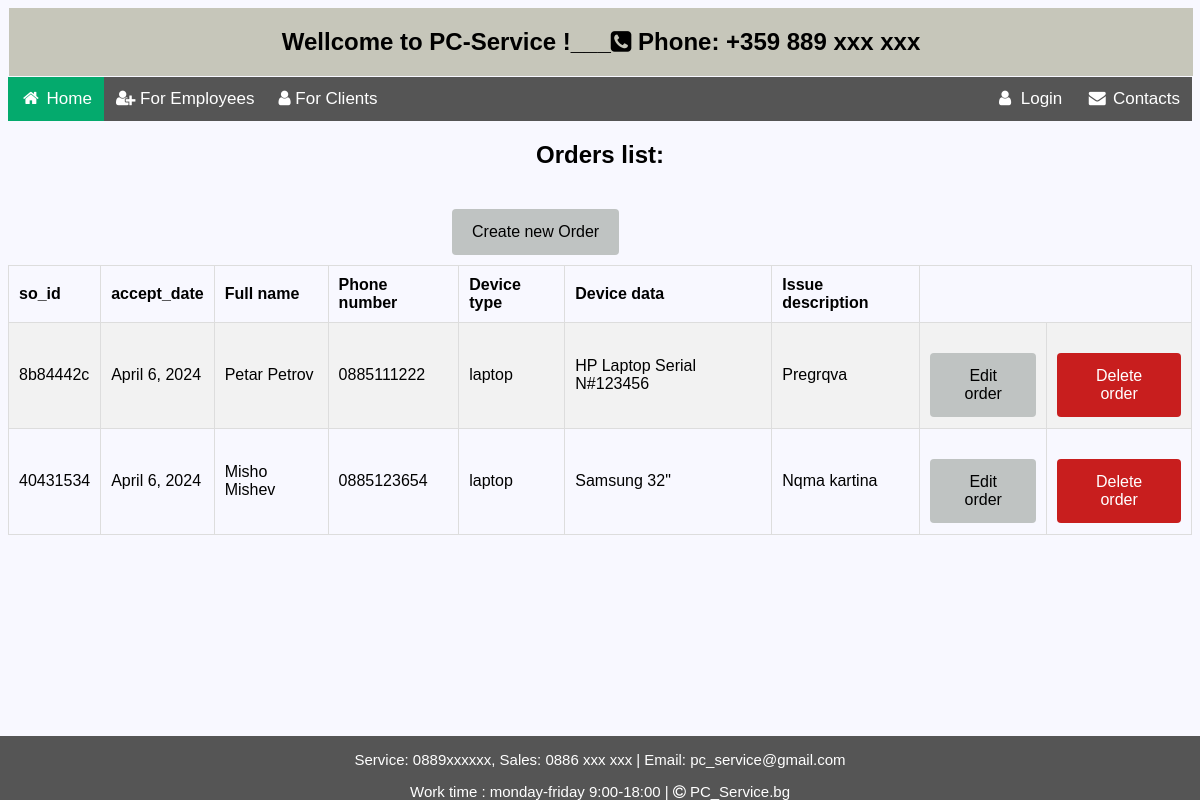
/reception/orders-list/, run on an earlier commit of the app's database.
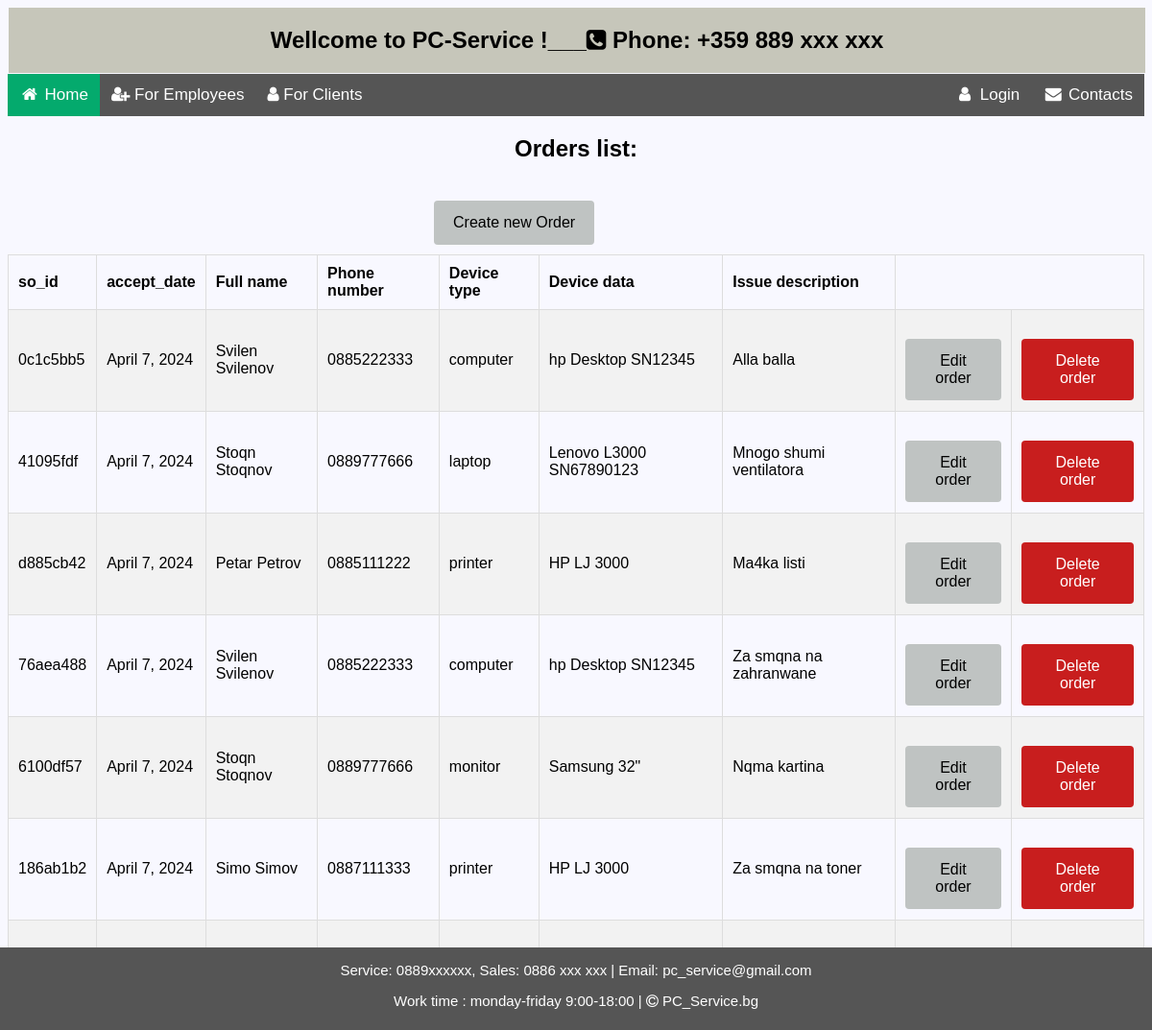
And on a later commit of the database.
### sm_system/reception/models.py (models this page shows, shortened)
class ServiceOrder(models.Model):
    ORDER_STATUS = (
        ('open', 'Open'),
        ('in_progress', 'In progress'),
        ('completed', 'Completed'),
        ('closed', 'Closed')
    )
    DEVICE_TYPE = (
        ('computer', 'Computer'),
        ('laptop', 'Laptop'),
        ('monitor', 'Monitor'),
        ('printer', 'Printer')
    )
    SK_MAX_LEN = 20
    DEVICE_TYPE_MAX_LEN = 20
    DEVICE_DATA_MAX_LEN = 200
    PRICE_MAX_LENGTH = 10
    ISSUE_MAX_LEN = 300
    RESOLUTION_MAX_LEN = 300
    STATUS_MAX_LEN = 20
    so_id = models.CharField(
        max_length=SK_MAX_LEN,
        unique=True,
        default=generate_unique_id,
        editable=False,
    )
    accept_date = models.DateField(
        blank=False,
        null=False,
        default=date.today,
    )
    close_date = models.DateField(
        blank=True,
        null=True,
        default=date.today
    )
    client = models.ForeignKey(Client, on_delete=models.DO_NOTHING, null=False, blank=False, default=last_client())
    technician = models.ForeignKey(SmsUser, on_delete=models.DO_NOTHING, null=True, blank=True)
    device_type = models.CharField(
        max_length=DEVICE_TYPE_MAX_LEN,
        choices=DEVICE_TYPE,
        null=False,
        blank=False,
    )
    device_data = models.CharField(
        max_length=DEVICE_DATA_MAX_LEN,
        null=False,
        blank=False,
    )
    issue_description = models.TextField(
        max_length=ISSUE_MAX_LEN,
    )
    status = models.CharField(
        max_length=STATUS_MAX_LEN,
        choices=ORDER_STATUS,
        default='Open',
    )
    class Meta:
        ordering = ('-pk',)

### sm_system/clients/models.py (models this page shows)
class Client(models.Model):
    use_in_migration = True
    FIRST_NAME_MIN_LEN = 2
    FIRST_NAME_MAX_LEN = 30
    LAST_NAME_MIN_LEN = 2
    LAST_NAME_MAX_LEN = 30
    PHONE_MAX_LENGTH = 12
    PHONE_MIN_LENGTH = 9
    email = models.EmailField(
        unique=True,
        validators={validators.EmailValidator},
        blank=True,
        null=True
    )
    first_name = models.CharField(
        max_length=FIRST_NAME_MAX_LEN,
        validators=(
            validators.MinLengthValidator(FIRST_NAME_MIN_LEN),
            is_letter_validator,
            first_char_capital_validator,
        ),
        blank=False,
        null=False,
    )
    last_name = models.CharField(
        max_length=LAST_NAME_MAX_LEN,
        validators=(
            validators.MinLengthValidator(LAST_NAME_MIN_LEN),
            is_letter_validator,
            first_char_capital_validator,
        ),
        blank=False,
        null=False,
    )
    phone_number = models.CharField(
        max_length=PHONE_MAX_LENGTH,
        validators=(
            validators.MinLengthValidator(PHONE_MIN_LENGTH),
            phone_validator,
        ),
        blank=False,
        null=False,
    )
    def __str__(self):
        return f'{self.first_name} {self.last_name}'
    class Meta:
        ordering = ('-pk',)

### sm_system/reception/views.py (the view)
# urls.py: path('orders-list/', OrdersListView.as_view(), name='orders_list'),
class OrdersListView(ListView):
    model = ServiceOrder
    template_name = 'reception/orders_list.html'
    def get_queryset(self):
        return super().get_queryset()

### templates/reception/orders_list.html
{% extends 'home_page.html' %}
{% load static %}
{% block content %}
<div class="info div "  >
    <h2 class="headers"> Orders list:</h2>
    <div class="center">
        <a href="{% url 'create_order'%}" class="button ">Create new Order</a>
    </div>
    <table class="table" style="width: 100%">
        <tr >
            <th>so_id</th>
            <th>accept_date</th>
            <th>Full name</th>
            <th>Phone number</th>
            <th>Device type</th>
            <th>Device data</th>
            <th>Issue description</th>
        </tr>
        {% for order in object_list %}
        <tr>
            <td>{{ order.so_id }}</td>
            <td>{{ order.accept_date }}</td>
            <td>{{ order.client }}</td>
            <td>{{ order.client.phone_number }}</td>
            <td>{{ order.device_type }}</td>
            <td>{{ order.device_data }}</td>
            <td>{{ order.issue_description }}</td>
            <td><a class="edit-button" href="{% url 'edit_order' pk=order.pk %}" >Edit order</a></td>
            <td><a class="edit-button" style="background-color: #c81e1e; color:white" href="{% url 'delete_order' pk=order.pk %}" >Delete order</a></td>
        </tr>
        {% empty %}
            <h2 class="center" >No records in Orders!</h2>
        {% endfor %}
    </table>
</div>
{% endblock %}

What changed in the data, as far as the page shows it:
removed ServiceOrder: so_id "8b84442c", accept_date "April 6, 2024", client "Petar Petrov", client.phone_number "0885111222", device_type "laptop", device_data "HP Laptop Serial N#123456", issue_description "Pregrqva"
removed ServiceOrder: so_id "40431534", accept_date "April 6, 2024", client "Misho Mishev", client.phone_number "0885123654", device_type "laptop", device_data "Samsung 32\"", issue_description "Nqma kartina"
added ServiceOrder: so_id "0c1c5bb5", accept_date "April 7, 2024", client "Svilen Svilenov", client.phone_number "0885222333", device_type "computer", device_data "hp Desktop SN12345", issue_description "Alla balla"
added ServiceOrder: so_id "41095fdf", accept_date "April 7, 2024", client "Stoqn Stoqnov", client.phone_number "0889777666", device_type "laptop", device_data "Lenovo L3000 SN67890123", issue_description "Mnogo shumi ventilatora"
added ServiceOrder: so_id "d885cb42", accept_date "April 7, 2024", client "Petar Petrov", client.phone_number "0885111222", device_type "printer", device_data "HP LJ 3000", issue_description "Ma4ka listi"
added ServiceOrder: so_id "76aea488", accept_date "April 7, 2024", client "Svilen Svilenov", client.phone_number "0885222333", device_type "computer", device_data "hp Desktop SN12345", issue_description "Za smqna na zahranwane"
added ServiceOrder: so_id "6100df57", accept_date "April 7, 2024", client "Stoqn Stoqnov", client.phone_number "0889777666", device_type "monitor", device_data "Samsung 32\"", issue_description "Nqma kartina"
added ServiceOrder: so_id "186ab1b2", accept_date "April 7, 2024", client "Simo Simov", client.phone_number "0887111333", device_type "printer", device_data "HP LJ 3000", issue_description "Za smqna na toner"
